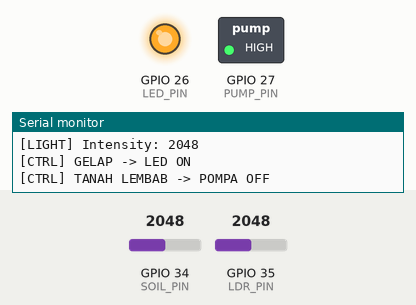
Recording of a sketch running on a simulated ESP32. On the bench: switched loads named in the sketch (green lamp = pin HIGH), output pins drawn as LEDs (lit = HIGH), the last lines printed to the serial monitor. Inputs (shaded band) come from the test bench; at power-on: GPIO 34 (SOIL_PIN) = 2048, GPIO 35 (LDR_PIN) = 2048.

Above: at 1.3 s.
1.4 s: GPIO 34 (SOIL_PIN) set to 2230
2.9 s: GPIO 34 (SOIL_PIN) set to 2356
At 3.8 s:
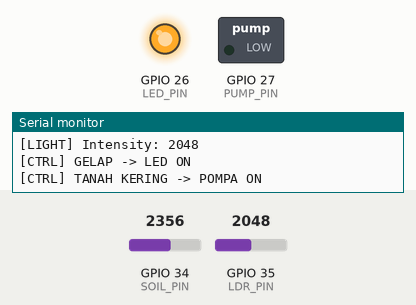
5.0 s: GPIO 35 (LDR_PIN) set to 85
6.5 s: GPIO 35 (LDR_PIN) set to 77
At 7.4 s:
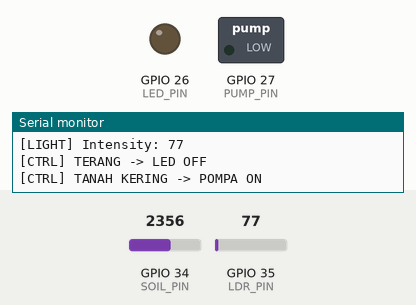
8.0 s: GPIO 34 (SOIL_PIN) set to 2260
At 9.0 s:
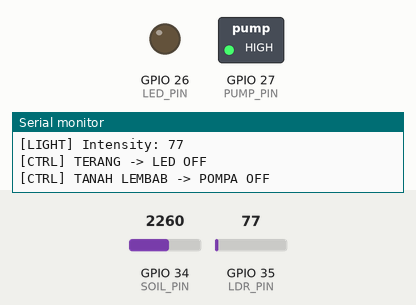
10.0 s: GPIO 34 (SOIL_PIN) set to 2340
At 11.7 s:
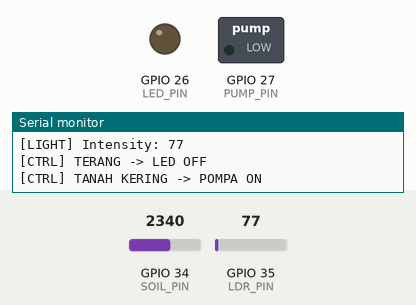
Timing chart, 0 to 13.0 s (numbered marks = the images above; inputs shaded):
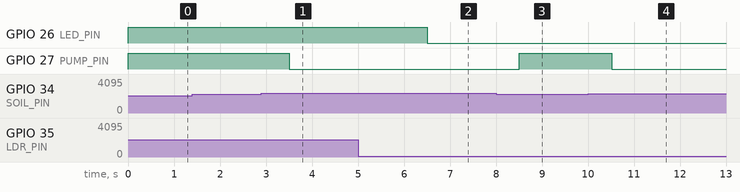

The sketch:

slave4.ino
```cpp
#include <Arduino.h>
#include <esp_now.h>
#include <WiFi.h>

// ===== ADDRESS MASTER =====
uint8_t masterAddress[] = {0x88, 0x57, 0x21, 0x94, 0x69, 0x10};

typedef struct struct_message {
    int senderID;
    int light;
    int soil;
    int danger;
    int door;
    float current;
    float energy;
} struct_message;

struct_message myData;
esp_now_peer_info_t peerInfo;

// ===== PIN =====
#define LDR_PIN   35
#define SOIL_PIN  34
#define LED_PIN   26
#define PUMP_PIN  27

// ===== THRESHOLD =====
#define LIGHT_THRESHOLD  80   // sesuaikan hasil kalibrasi
#define SOIL_THRESHOLD   2300   // kering < threshold

// ===== VARIABEL GLOBAL (SHARED) =====
volatile int lightIntensity = 0;
volatile int soilMoisture   = 0;

volatile bool isDark  = false;
volatile bool isDry   = false;

// ===== TASK SENSOR CAHAYA =====
void taskLightSensor(void *parameter) {
    while (1) {
        lightIntensity = analogRead(LDR_PIN);
        isDark = (lightIntensity > LIGHT_THRESHOLD);

        Serial.print("[LIGHT] Intensity: ");
        Serial.println(lightIntensity);

        vTaskDelay(500 / portTICK_PERIOD_MS);
    }
}

// ===== TASK SENSOR SOIL =====
void taskSoilSensor(void *parameter) {
    while (1) {
        soilMoisture = analogRead(SOIL_PIN);
        isDry = (soilMoisture > SOIL_THRESHOLD);

        Serial.print("[SOIL] Moisture: ");
        Serial.println(soilMoisture);

        vTaskDelay(700 / portTICK_PERIOD_MS);
    }
}

// ===== TASK KONTROL AKTUATOR =====
void taskControl(void *parameter) {
    while (1) {

        // === LED GROW LIGHT ===
        if (isDark) {
        digitalWrite(LED_PIN, HIGH);
        Serial.println("[CTRL] GELAP -> LED ON");
        } else {
        digitalWrite(LED_PIN, LOW);
        Serial.println("[CTRL] TERANG -> LED OFF");
        }

        // === POMPA AIR ===
        if (isDry) {
        digitalWrite(PUMP_PIN, LOW);
        Serial.println("[CTRL] TANAH KERING -> POMPA ON");
        } else {
        digitalWrite(PUMP_PIN, HIGH);
        Serial.println("[CTRL] TANAH LEMBAB -> POMPA OFF");
        }

        vTaskDelay(500 / portTICK_PERIOD_MS);
    }
}

void taskSender(void *pvParameters) {
    for (;;) {
        myData.senderID = 4;
        myData.light = lightIntensity;
        myData.soil = soilMoisture;

        esp_now_send(masterAddress, (uint8_t *) &myData, sizeof(myData));
        vTaskDelay(2000 / portTICK_PERIOD_MS);
    }
}

// ===== SETUP =====
void setup() {
    Serial.begin(115200);
    WiFi.mode(WIFI_STA);

    if (esp_now_init() != ESP_OK) return;

    pinMode(LED_PIN, OUTPUT);
    pinMode(PUMP_PIN, OUTPUT);

    analogSetAttenuation(ADC_11db);

  // ===== BUAT TASK RTOS =====
    xTaskCreate(taskLightSensor, "Light Task", 2048, NULL, 1, NULL);
    xTaskCreate(taskSoilSensor,  "Soil Task",  2048, NULL, 1, NULL);
    xTaskCreate(taskControl,     "Control",    2048, NULL, 2, NULL);

    memcpy(peerInfo.peer_addr, masterAddress, 6);
    peerInfo.channel = 0;
    peerInfo.encrypt = false;
    esp_now_add_peer(&peerInfo);

    xTaskCreate(taskSender, "SendTask", 2048, NULL, 1, NULL);
}

void loop() {
  // kosong (RTOS yang bekerja)
}
```

Measured:
- the behaviour switches between 2300 and 2301 on GPIO 34 (SOIL_PIN) (found by bisection; images 0 and 1)
- the behaviour switches between 81 and 80 on GPIO 35 (LDR_PIN) (found by bisection; images 1 and 2)
- after the input at 2.9 s, GPIO 27 (PUMP_PIN): HIGH → LOW after 0.61 s
- after the input at 6.5 s, GPIO 26 (LED_PIN): HIGH → LOW at once
- after the input at 8.0 s, GPIO 27 (PUMP_PIN): LOW → HIGH after 0.51 s
- after the input at 10.0 s, GPIO 27 (PUMP_PIN): HIGH → LOW after 0.51 s
